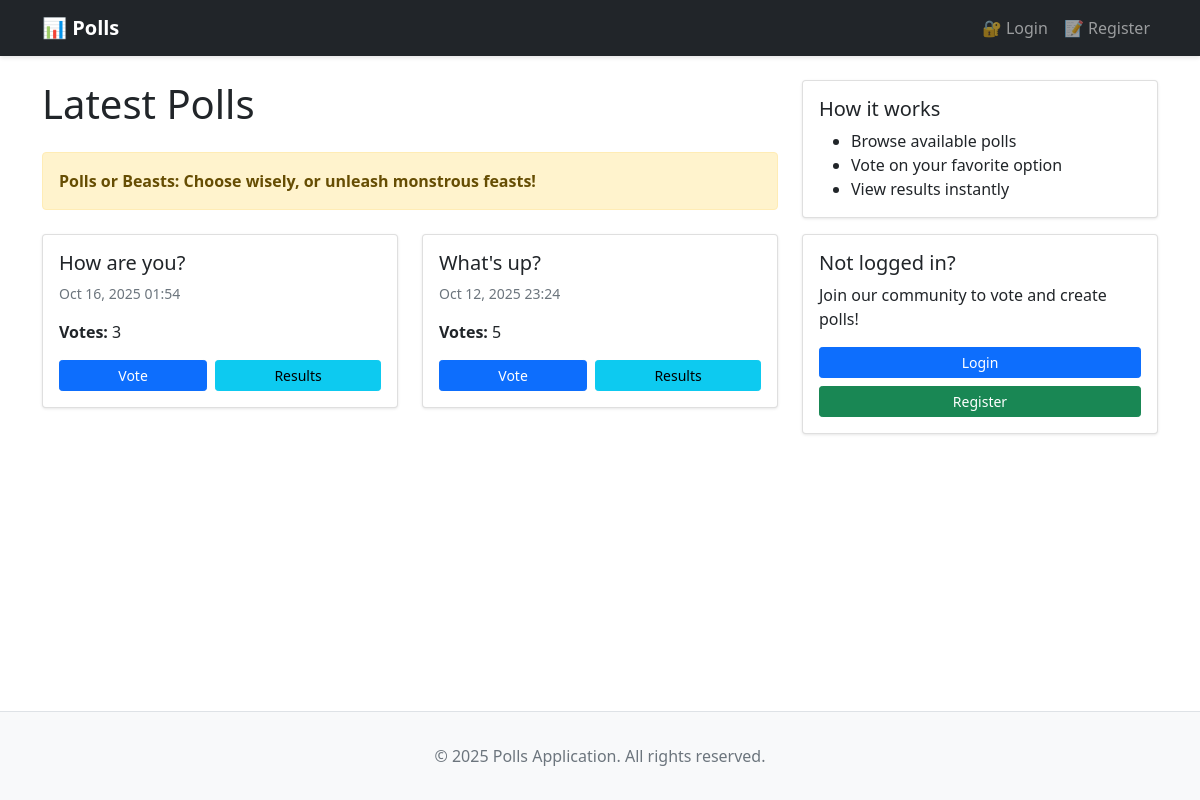
Screenshot of /polls/ with the database file from the repository.
### polls/models.py (models this page shows, shortened)
class Question(models.Model):
    question_text = models.CharField(max_length=200)
    pub_date = models.DateTimeField("date published")
    def get_total_votes(self):
        return sum(choice.votes for choice in self.choice_set.all())

class Choice(models.Model):
    question = models.ForeignKey(Question, on_delete=models.CASCADE)
    choice_text = models.CharField(max_length=200)
    votes = models.IntegerField(default=0)

### polls/views.py (the view)
# urls.py: path("", views.IndexView.as_view(), name="index"),
class IndexView(PollsBaseView, generic.ListView):
    template_name = "polls/index.html"
    context_object_name = "latest_question_list"
    def get_queryset(self):
        return Question.objects.filter(pub_date__lte=timezone.now()).order_by("-pub_date")[
               :5
               ]

### polls/views.py (called while the page is built)
    def get_slogan(self):
        return random.choice(self.slogans)

    def get_context_data(self, **kwargs):
        context = super().get_context_data(**kwargs)
        context['slogan'] = self.get_slogan()
        return context

### polls/templates/polls/index.html (shortened to what this page needs)
{% extends "base.html" %}
{% block content %}
<div class="row">
    <div class="col-lg-8">
        <h1 class="mb-4">Latest Polls</h1>
        {% if slogan %}
            <div class="alert alert-warning mb-4">
                <strong>{{ slogan }}</strong>
            </div>
        {% endif %}
        {% if latest_question_list %}
            <div class="row">
                {% for question in latest_question_list %}
                    <div class="col-md-6 mb-4">
                        <div class="card h-100">
                            <div class="card-body d-flex flex-column">
                                <h5 class="card-title">{{ question.question_text }}</h5>
                                <p class="card-text text-muted small">
                                    {{ question.pub_date|date:"M d, Y H:i" }}
                                </p>
                                <p class="card-text flex-grow-1">
                                    <strong>Votes:</strong>
                                    {{ question.get_total_votes }}
                                </p>
                                <div class="d-flex gap-2">
                                    <a href="{% url 'polls:detail' question.id %}" class="btn btn-primary btn-sm flex-grow-1">
                                        Vote
                                    </a>
                                    <a href="{% url 'polls:results' question.id %}" class="btn btn-info btn-sm flex-grow-1">
                                        Results
                                    </a>
                                </div>
                            </div>
                        </div>
                    </div>
                {% endfor %}
            </div>
        {% else %}
            <div class="alert alert-info">
                <h4>No polls available</h4>
                <p>There are no polls yet. {% if user.is_staff %}<a href="{% url 'polls:poll_new' %}">Create one!</a>{% endif %}</p>
            </div>
        {% endif %}
    </div>
    <div class="col-lg-4">
        <div class="card">
            <div class="card-body">
                <h5 class="card-title">How it works</h5>
                <ul class="mb-0">
                    <li>Browse available polls</li>
                    <li>Vote on your favorite option</li>
                    <li>View results instantly</li>
                </ul>
            </div>
        </div>
        {% if user.is_authenticated %}
            <div class="card mt-3">
                <div class="card-body">
                    <h5 class="card-title">👤 Your Info</h5>
                    <p class="mb-1"><strong>Username:</strong> {{ user.username }}</p>
                    <p class="mb-1"><strong>Email:</strong> {{ user.email }}</p>
                    {% if user.is_staff %}
                        <p class="mb-0"><span class="badge bg-danger">Staff</span></p>
                    {% endif %}
                </div>
            </div>
        {% else %}
            <div class="card mt-3">
                <div class="card-body">
                    <h5 class="card-title">Not logged in?</h5>
                    <p class="mb-3">Join our community to vote and create polls!</p>
                    <a href="{% url 'polls:login' %}" class="btn btn-primary btn-sm w-100">Login</a>
                    <a href="{% url 'polls:register' %}" class="btn btn-success btn-sm w-100 mt-2">Register</a>
                </div>
            </div>
        {% endif %}
    </div>
</div>
{% endblock %}

### templates/base.html (style rules this page uses)
body { display: flex; flex-direction: column; min-height: 100vh; }
.card { box-shadow: 0 1px 3px rgba(0,0,0,0.1); }

### rows the page displays
Question: question_text "How are you?", pub_date "Oct 16, 2025 01:54", get_total_votes "3"
Question: question_text "What's up?", pub_date "Oct 12, 2025 23:24", get_total_votes "5"

### other values shown
{{ slogan }} "Polls or Beasts: Choose wisely, or unleash monstrous feasts!"
